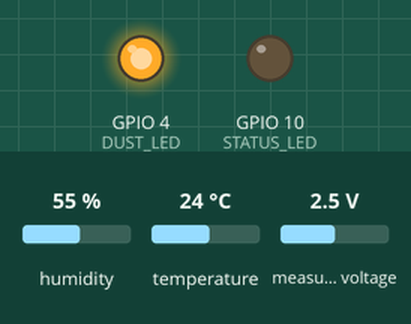
The sketch below on a simulated ESP32-C3. Parts: output pins drawn as LEDs (lit = HIGH). Inputs (shaded band) come from the test bench; at power-on: humidity 55 %, temperature 24 °C, measured voltage 2.5 V. WiFi joins after 1.5 s; servers stay silent unless stated; uploads are accepted with an empty reply; what the sketch prints to the serial monitor is not drawn.

Above: at 0.2 s.
At 3.6 s:
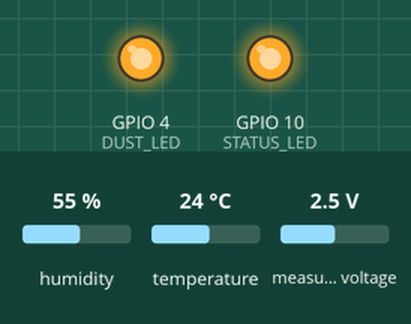
Timing chart, 0 to 31.6 s (numbered marks = the images above):
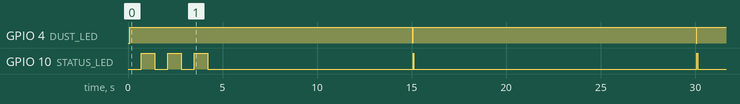

The sketch:

ESP32_C3_V1.0.ino
```cpp
#include "general.h"
#include "SHT30.h"
#include "ADS1115_Dust.h"
#include "serverconfig.h"
#include "led.h"

unsigned long lastSampleTime = 0;
const unsigned long SAMPLE_GAP = 15000; //  sec x 5 samples

void setup() {
    initGeneral();
    initSHT30();
    initDustSensor();
}

void loop() {

    feedWatchdog();

    ledUpdate();

    if (millis() - lastSampleTime >= SAMPLE_GAP) {
        lastSampleTime += SAMPLE_GAP;
        collectSample();
    }
}
```

ADS1115_Dust.cpp
```cpp
// Data Sheet
// https://global.sharp/products/device/lineup/data/pdf/datasheet/gp2y1010au_e.pdf


#include "ADS1115_Dust.h"
#include <Adafruit_ADS1X15.h>
#include <Wire.h>

#define DUST_LED 4

Adafruit_ADS1115 ads;

void initDustSensor() {
    pinMode(DUST_LED, OUTPUT);
    digitalWrite(DUST_LED, HIGH);
    ads.begin(0x48);
    ads.setGain(GAIN_ONE);
}

int16_t readDust() {
    digitalWrite(DUST_LED, LOW);
    delayMicroseconds(1000); //minimum is 280 micro seconds

    int16_t adc0 = ads.readADC_SingleEnded(3);

    delayMicroseconds(40);
    digitalWrite(DUST_LED, HIGH);
    delayMicroseconds(9680);

    float voltage = adc0 * 0.125 / 1000.0;
    float dustDensity = (voltage - 0) * (100.0 / 0.17); // Output voltage at no dust 0.9V TYP & 1.5V MAX
    if (dustDensity < 0) dustDensity = 0;

    return (int16_t)(dustDensity * 10);
}
```

ADS1115_Dust.h
```cpp
#ifndef ADS1115_DUST_H
#define ADS1115_DUST_H

#include <stdint.h>

// Initialize GP2Y10 and ADS1115
void initDustSensor();

// Read dust concentration via ADS1115, scaled x10
int16_t readDust();

#endif
```

SHT30.cpp
```cpp
#include "SHT30.h"
#include <Wire.h>
#include <Adafruit_SHT31.h>

#define I2C_SDA 6
#define I2C_SCL 7

Adafruit_SHT31 sht30 = Adafruit_SHT31();

void initSHT30() {
    sht30.begin(0x44);
}

int16_t readTemperature() {
    float t = sht30.readTemperature();
    return isnan(t) ? 0 : (int16_t)(t * 100);
}

int16_t readHumidity() {
    float h = sht30.readHumidity();
    return isnan(h) ? 0 : (int16_t)(h * 100);
}
```

SHT30.h
```cpp
#ifndef SHT30_H
#define SHT30_H

#include <stdint.h>

// Initialize SHT30 and I2C
void initSHT30();

// Read temperature in Celsius, scaled x100
int16_t readTemperature();

// Read humidity in %, scaled x100
int16_t readHumidity();

#endif
```

datatypes.h
```cpp
#ifndef DATATYPES_H
#define DATATYPES_H

#include <Arduino.h>

// Packed struct for ESP-NOW transmission
struct __attribute__((packed)) SensorData {
    uint8_t nodeId;
    int16_t temperature;  // x100
    int16_t humidity;     // x100
    int16_t dust;         // x10
    uint32_t timestamp;    // UNIX time
};

#endif
```

debugmode.cpp
```cpp
#include "debugmode.h"

// Set this to true to enable debug prints, false to disable
bool DEBUG_MODE = true;

/* * Pro-Tip for C3:
 * If you are using the internal USB-Serial JTAG,
 * add 'while(!Serial);' in your main.ino setup()
 * to ensure you don't miss the first few boot messages.
 */
```

debugmode.h
```cpp
#ifndef DEBUGMODE_H
#define DEBUGMODE_H

#include <Arduino.h>

// If DEBUG_MODE is defined, Serial prints will be enabled
// Otherwise, all debug prints are disabled
extern bool DEBUG_MODE;

#define DEBUG_PRINT(x)     do { if(DEBUG_MODE) Serial.print(x); } while(0)
#define DEBUG_PRINTLN(x)   do { if(DEBUG_MODE) Serial.println(x); } while(0)
#define DEBUG_PRINTF(fmt, ...) do { if(DEBUG_MODE) Serial.printf(fmt, ##__VA_ARGS__); } while(0)

#endif
```

general.cpp
```cpp
#include "general.h"
#include "SHT30.h"
#include "ADS1115_Dust.h"
#include "serverconfig.h"
#include "debugmode.h"
#include "datatypes.h"
#include "led.h"

#include <WiFi.h>
#include <Wire.h>
#include <esp_task_wdt.h>

#define MAX_SAMPLES 5
#define SKIP_UPLOADS 4  // number of uploads to skip dust measurement

static float tempSum = 0, humSum = 0, dustSum = 0;
static int sampleCount = 0;
static int uploadCounter = 0;  // track how many uploads done
static int32_t lastDustAverage = 0;

void initGeneral() {
    Serial.begin(115200);
    delay(100);

    initLED();

    ledWifiConnect(); // Boot indicator

    DEBUG_MODE = true;

    /*
    ESP32 Reset Reasons:

    1  = ESP_RST_POWERON      // Power-on reset
    2  = ESP_RST_EXT          // External reset (RST pin)
    3  = ESP_RST_SW           // Software reset (esp_restart)
    4  = ESP_RST_PANIC        // Exception / Guru Meditation
    5  = ESP_RST_INT_WDT      // Interrupt watchdog
    6  = ESP_RST_TASK_WDT     // Task watchdog
    7  = ESP_RST_WDT          // Other watchdog
    8  = ESP_RST_DEEPSLEEP    // Wake from deep sleep
    9  = ESP_RST_BROWNOUT     // Brownout (low voltage)
    10 = ESP_RST_SDIO         // SDIO reset
    11 = ESP_RST_USB          // USB reset
    12 = ESP_RST_JTAG         // JTAG reset    */

    esp_reset_reason_t reason = esp_reset_reason();
    DEBUG_PRINTF("Reset reason: %d\n", reason);

    Wire.begin(6, 7);          // INIT I2C ONLY ONCE
    Wire.setClock(100000);
    Wire.setTimeOut(50);

    esp_task_wdt_deinit();
    esp_task_wdt_config_t wdt_config = {
        .timeout_ms = 30000,
        .idle_core_mask = (1 << portNUM_PROCESSORS) - 1,
        .trigger_panic = true
    };
    esp_task_wdt_init(&wdt_config);
    esp_task_wdt_add(NULL);

    DEBUG_PRINTLN("===== SYSTEM START (C3 STABILITY MODE) =====");
}

void feedWatchdog() { esp_task_wdt_reset(); }

void collectSample() {
    int16_t rawTemp = readTemperature();
    delay(10);
    int16_t rawHum  = readHumidity();
    delay(10);

    int16_t rawDust;

    // Only measure dust during first 5 samples of cycle
    if (uploadCounter % (SKIP_UPLOADS + 1) == 0) {

        //ledUpload();
        rawDust = readDust();  // active measurement

    } else {
        rawDust = lastDustAverage;  // use last known average
    }

    tempSum += rawTemp;
    humSum  += rawHum;
    dustSum += rawDust;
    sampleCount++;

    ledSampleTaken(); // Sample indicator

    DEBUG_PRINTF("Sample #%d/%d Captured.\n", sampleCount, MAX_SAMPLES);

    if (sampleCount >= MAX_SAMPLES) {
        uploadAverage();
    }
}

void uploadAverage() {
    DEBUG_PRINTLN("Target reached. Muting I2C for WiFi...");

    ledUpload(); // Upload indicator

    SensorData localData;
    localData.nodeId = 3;
    localData.temperature = (int32_t)(tempSum / sampleCount);
    localData.humidity    = (int32_t)(humSum / sampleCount);
    localData.dust        = (int32_t)(dustSum / sampleCount);

        // Store dust average ONLY when this is real measurement cycle
    if (uploadCounter % (SKIP_UPLOADS + 1) == 0) {
        lastDustAverage = localData.dust;
        //DEBUG_PRINTLN("New Dust Average Stored.");
    } else {
        //DEBUG_PRINTLN("Reusing Previous Dust Average.");
    }

    if (uploadQueuedData(&localData, 1)) {
        DEBUG_PRINTLN("Upload Success.");
        ledServerResponse();   // success blink
    } else {
        DEBUG_PRINTLN("Upload Failed.");
        ledWifiConnect();      // failure indicator
    }


    tempSum = 0; humSum = 0; dustSum = 0; sampleCount = 0;
    uploadCounter++;
}
```

general.h
```cpp
#ifndef GENERAL_H
#define GENERAL_H
#include <Arduino.h>

void initGeneral();
void feedWatchdog();
void collectSample();
void uploadAverage();
#endif
```

led.cpp
```cpp
#include "led.h"

// Pattern states
enum LedMode {
    LED_IDLE,
    LED_WIFI,
    LED_SERVER,
    LED_SAMPLE,
    LED_UPLOAD
};

static LedMode currentMode = LED_IDLE;

static unsigned long lastToggle = 0;
static uint8_t step = 0;
static bool ledState = false;

// --------------------
// Init
// --------------------
void initLED() {
    pinMode(STATUS_LED, OUTPUT);
    digitalWrite(STATUS_LED, LOW);
}

// --------------------
// Pattern Triggers
// --------------------

void ledWifiConnect() {
    currentMode = LED_WIFI;
    step = 0;
}

void ledServerResponse() {
    currentMode = LED_SERVER;
    step = 0;
}

void ledSampleTaken() {
    currentMode = LED_SAMPLE;
    step = 0;
}

void ledUpload() {
    currentMode = LED_UPLOAD;
    step = 0;
}

// --------------------
// Update Engine
// Call frequently
// --------------------
void ledUpdate() {

    unsigned long now = millis();

    switch (currentMode) {

        // --------------------
        // WIFI CONNECT
        // Slow blink
        // Power efficient
        // --------------------
        case LED_WIFI:

            if (now - lastToggle > 700) {
                lastToggle = now;

                ledState = !ledState;
                digitalWrite(STATUS_LED, ledState);

                if (++step > 6) {
                    digitalWrite(STATUS_LED, LOW);
                    currentMode = LED_IDLE;
                }
            }
            break;


        // --------------------
        // SERVER RESPONSE
        // Double fast blink
        // --------------------
        case LED_SERVER:

            if (now - lastToggle > 120) {
                lastToggle = now;

                ledState = !ledState;
                digitalWrite(STATUS_LED, ledState);

                if (++step > 4) {
                    digitalWrite(STATUS_LED, LOW);
                    currentMode = LED_IDLE;
                }
            }
            break;


        // --------------------
        // SAMPLE TAKEN
        // Single short blink
        // Ultra low power
        // --------------------
        case LED_SAMPLE:

            if (step == 0) {
                digitalWrite(STATUS_LED, HIGH);
                lastToggle = now;
                step = 1;
            }

            if (step == 1 && now - lastToggle > 40) {
                digitalWrite(STATUS_LED, LOW);
                currentMode = LED_IDLE;
            }

            break;


        // --------------------
        // UPLOAD
        // Triple blink
        // --------------------
        case LED_UPLOAD:

            if (now - lastToggle > 150) {
                lastToggle = now;

                ledState = !ledState;
                digitalWrite(STATUS_LED, ledState);

                if (++step > 6) {
                    digitalWrite(STATUS_LED, LOW);
                    currentMode = LED_IDLE;
                }
            }

            break;


        default:
            break;
    }
}
```

led.h
```cpp
#ifndef LED_H
#define LED_H

#include <Arduino.h>

// ESP32-C3 LED pin
#define STATUS_LED 10

// Initialize LED
void initLED();

// Pattern triggers
void ledWifiConnect();     // WiFi connecting
void ledServerResponse();  // Server response OK
void ledSampleTaken();     // Sample captured
void ledUpload();          // Upload in progress

// Non-blocking update (call in loop)
void ledUpdate();

#endif
```

serverconfig.cpp
```cpp
#include "serverconfig.h"
#include "debugmode.h"
#include <esp_task_wdt.h>

bool isNetworkAvailable() {
    if (WiFi.status() == WL_CONNECTED)
    return true;

    WiFi.mode(WIFI_STA);
    WiFi.setTxPower(WIFI_POWER_8_5dBm);
    WiFi.setSleep(false);   // VERY IMPORTANT FOR C3 STABILITY

    for (uint8_t i = 0; i < WIFI_COUNT; i++) {

        DEBUG_PRINTF("Trying WiFi: %s\n", wifiList[i].ssid);

        // Reset previous state
        WiFi.disconnect(true);
        delay(100);

        WiFi.begin(wifiList[i].ssid, wifiList[i].pass);

        uint32_t start = millis();

        while (WiFi.status() != WL_CONNECTED && millis() - start < 8000) {
            delay(100);
            esp_task_wdt_reset();
        }

        if (WiFi.status() == WL_CONNECTED) {
            DEBUG_PRINTF("Connected to %s\n", wifiList[i].ssid);
            DEBUG_PRINTF("IP: %s\n", WiFi.localIP().toString().c_str());
            return true;
        }
        DEBUG_PRINTLN("Connection attempt failed.");
    }

    DEBUG_PRINTLN("WiFi Failed.");
    return false;
}

bool uploadQueuedData(SensorData *dataArray, uint8_t count) {
    if (count == 0 || dataArray == nullptr) return false;
    if (!isNetworkAvailable()) return false;

    HTTPClient http;
    bool success = true;

    // ----------------------------
    // Build a single payload for all readings
    // ----------------------------
    String payload = "";
    for (uint8_t i = 0; i < count; i++) {
        if (i > 0) payload += "&";  // separate multiple entries if URL-encoded
        payload += "node_id=" + String(dataArray[i].nodeId) +
                   "&temp="    + String(dataArray[i].temperature / 100.0) +
                   "&hum="     + String(dataArray[i].humidity / 100.0) +
                   "&dust="    + String(dataArray[i].dust / 10.0);
    }

    http.begin(SERVER_URL);
    http.addHeader("Content-Type", "application/x-www-form-urlencoded");
    http.addHeader("Connection", "keep-alive"); // optional but reduces overhead

    int httpResponseCode = http.POST(payload);

    if (httpResponseCode > 0) {
        DEBUG_PRINTF("Server Response: %d\n", httpResponseCode);
    } else {
        DEBUG_PRINTF("Post Failed: %s\n", http.errorToString(httpResponseCode).c_str());
        success = false;
    }

    http.end();  // close the single connection
    return success;
}
```

serverconfig.h
```cpp
#ifndef SERVERCONFIG_H
#define SERVERCONFIG_H

#include "datatypes.h"
#include <stdint.h>
#include <stddef.h>
#include <WiFi.h>
#include <HTTPClient.h>

// ================= WIFI LIST =================
struct WifiNetwork {
    const char* ssid;
    const char* pass;
};

static const WifiNetwork wifiList[] = {
    {"ENTGRA 5G", "Entgra@110"},        // Office
    {"ENTGRA 2.5G", "Entgra@110"},        // Office
    {"Dmx's Note20 Ultra", "11111129"},   // Phone hotspot
    {"Dialog 4G 208", "Hasith2001"}       // Home
};

static const uint8_t WIFI_COUNT = sizeof(wifiList) / sizeof(wifiList[0]);

// ================= LOCAL PHP SERVER =================
#define SERVER_URL "http://192.168.8.147/ClimateNode_360/log_data.php"

bool isNetworkAvailable();
bool uploadQueuedData(SensorData *dataArray, uint8_t count);

#endif
```

Measured:
- by itself, GPIO 4 (DUST_LED): alternates HIGH for 15.0 s and LOW for 0.01 s
- by itself, GPIO 10 (STATUS_LED): LOW → HIGH at 0.70 s, → LOW 0.70 s later, → HIGH 0.70 s later, → LOW 0.70 s later, … (10 changes in this stretch)
